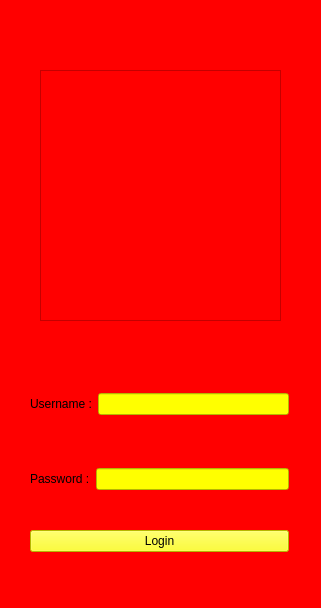
<?xml version="1.0" encoding="UTF-8"?>
<ui version="4.0">
 <class>Login</class>
 <widget class="QMainWindow" name="Login">
  <property name="geometry">
   <rect>
    <x>0</x>
    <y>0</y>
    <width>321</width>
    <height>608</height>
   </rect>
  </property>
  <property name="windowTitle">
   <string>MainWindow</string>
  </property>
  <property name="styleSheet">
   <string notr="true">background-color: rgb(255, 0, 0);</string>
  </property>
  <widget class="QWidget" name="centralwidget">
   <widget class="QFrame" name="frame">
    <property name="geometry">
     <rect>
      <x>40</x>
      <y>70</y>
      <width>241</width>
      <height>251</height>
     </rect>
    </property>
    <property name="styleSheet">
     <string notr="true">
image: url(:/logo/crma.png);</string>
    </property>
    <property name="frameShape">
     <enum>QFrame::StyledPanel</enum>
    </property>
    <property name="frameShadow">
     <enum>QFrame::Raised</enum>
    </property>
   </widget>
   <widget class="QWidget" name="">
    <property name="geometry">
     <rect>
      <x>30</x>
      <y>380</y>
      <width>259</width>
      <height>172</height>
     </rect>
    </property>
    <layout class="QGridLayout" name="gridLayout_3">
     <item row="0" column="0">
      <layout class="QGridLayout" name="gridLayout">
       <item row="0" column="0">
        <widget class="QLabel" name="label">
         <property name="text">
          <string>Username :</string>
         </property>
        </widget>
       </item>
       <item row="0" column="1">
        <widget class="QLineEdit" name="username">
         <property name="styleSheet">
          <string notr="true">background-color: rgb(255, 255, 0);</string>
         </property>
        </widget>
       </item>
       <item row="1" column="0" colspan="2">
        <spacer name="horizontalSpacer">
         <property name="orientation">
          <enum>Qt::Horizontal</enum>
         </property>
         <property name="sizeHint" stdset="0">
          <size>
           <width>198</width>
           <height>20</height>
          </size>
         </property>
        </spacer>
       </item>
      </layout>
     </item>
     <item row="2" column="0">
      <widget class="QPushButton" name="pushButton">
       <property name="styleSheet">
        <string notr="true">background-color: rgb(255, 255, 0);</string>
       </property>
       <property name="text">
        <string>Login</string>
       </property>
      </widget>
     </item>
     <item row="1" column="0">
      <layout class="QGridLayout" name="gridLayout_2">
       <item row="0" column="0">
        <widget class="QLabel" name="label_2">
         <property name="text">
          <string>Password :</string>
         </property>
        </widget>
       </item>
       <item row="0" column="1">
        <widget class="QLineEdit" name="password">
         <property name="styleSheet">
          <string notr="true">background-color: rgb(255, 255, 0);</string>
         </property>
        </widget>
       </item>
       <item row="1" column="0" colspan="2">
        <spacer name="horizontalSpacer_2">
         <property name="orientation">
          <enum>Qt::Horizontal</enum>
         </property>
         <property name="sizeHint" stdset="0">
          <size>
           <width>198</width>
           <height>20</height>
          </size>
         </property>
        </spacer>
       </item>
      </layout>
     </item>
    </layout>
    <zorder></zorder>
    <zorder>pushButton</zorder>
   </widget>
  </widget>
  <widget class="QStatusBar" name="statusbar"/>
 </widget>
 <resources>
  <include location="../Pic/crma.qrc"/>
 </resources>
 <connections/>
</ui>
